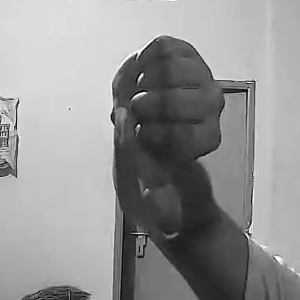
#> input picture gesture/dataset/train/THUMBS_DOWN/THUMBS_DOWN_0000.png, 300 x 300 px, found by its file name; its folder holds only this picture in this run
$ python train.py
#> lines starting #> are read from the running program, lines starting #| are printed output that depends on the picture
import os
import cv2
import numpy as np

# ==================== CONFIGURATION ====================
DATA_DIR = "./dataset/train"
MODEL_SAVE_PATH = "knn_model_data.npz"
IMG_SIZE = 64
K = 3  # Number of neighbors for KNN classification
# =======================================================

# Initialize OpenCV HOG Descriptor for shape features
hog = cv2.HOGDescriptor(
    _winSize=(IMG_SIZE, IMG_SIZE),
    _blockSize=(16, 16),
    _blockStride=(8, 8),
    _cellSize=(8, 8),
    _nbins=9
)

def extract_hog_features(img_path):
    img = cv2.imread(img_path, cv2.IMREAD_GRAYSCALE)
#> img is the input picture: shape (300, 300); min 1, max 255, mean 149.6
    if img is None:
        return None

    # Ensure uniform image dimensions
    img = cv2.resize(img, (IMG_SIZE, IMG_SIZE))
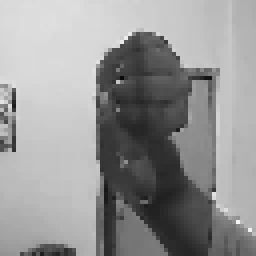
#> img: shape (64, 64) (shown 4 times larger); min 10, max 246, mean 149.1

    # Compute HOG feature vector
    features = hog.compute(img)
#> features = 1764 values, max 0.488 at index 532, min 0 at index 3, mean 0.125
    if features is not None:
        return features.flatten().astype(np.float32)
    return None

def load_dataset():
    X = []
    y = []

    # Discover class directories (a, b, c, etc.)
    if not os.path.exists(DATA_DIR):
        print(f"[ERROR] Dataset directory '{DATA_DIR}' not found!")
        return None, None, None

    classes = sorted([d for d in os.listdir(DATA_DIR) if os.path.isdir(os.path.join(DATA_DIR, d))])

    if len(classes) == 0:
        print(f"[ERROR] No class folders found inside '{DATA_DIR}'!")
        return None, None, None

    print(f"[INFO] Detected ASL Classes: {classes}")

    for idx, cls_name in enumerate(classes):
        cls_path = os.path.join(DATA_DIR, cls_name)
        count = 0
        for img_name in os.listdir(cls_path):
            img_path = os.path.join(cls_path, img_name)
            features = extract_hog_features(img_path)
            if features is not None:
                X.append(features)
                y.append(idx)
                count += 1
        print(f"[INFO] Loaded {count} samples for class '{cls_name.upper()}'")
#> pass 2 of the loop in load_dataset, `for idx, cls_name in enumerate(classes):`:
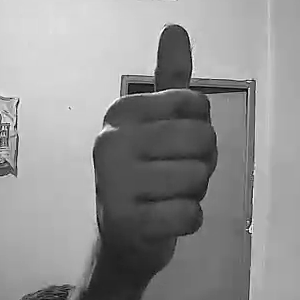
#> input picture gesture/dataset/train/THUMBS_UP/THUMBS_UP_0000.png, 300 x 300 px, found by its file name
#> in extract_hog_features, img is the input picture: shape (300, 300); min 3, max 255, mean 145.2
#> in extract_hog_features (call 2), `img = cv2.resize(img, (IMG_SIZE, IMG_SIZE))`:
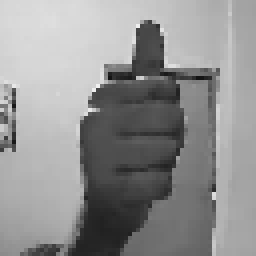
#> img: shape (64, 64) (shown 4 times larger); min 19, max 240, mean 145.3
#> in extract_hog_features (call 2), `features = hog.compute(img)`: features = 1764 values, max 0.463 at index 414, min 0 at index 190, mean 0.124

    X_train = np.array(X, dtype=np.float32)
    y_train = np.array(y, dtype=np.int64)

    # Normalize feature vectors (crucial for accurate Euclidean distance calculation in KNN)
    X_train = X_train / (np.linalg.norm(X_train, axis=1, keepdims=True) + 1e-9)

    return X_train, y_train, np.array(classes)

print("[INFO] Processing dataset and extracting HOG features...")
X_train, y_train, classes = load_dataset()
#> y_train = [0, 1]

if X_train is None or len(X_train) == 0:
    print("[ERROR] Training aborted due to empty dataset.")
    exit(1)

print(f"[INFO] Total training samples: {len(X_train)} | Feature vector size: {X_train.shape[1]}")
#| [INFO] Total training samples: 2 | Feature vector size: 1764

# Save training data, labels, and class names into the required npz file format
np.savez(
    MODEL_SAVE_PATH,
    X_train=X_train,
    y_train=y_train,
    classes=classes
)

print(f"[SUCCESS] Training features successfully saved to '{MODEL_SAVE_PATH}'!")
print("You can now run your PyQt5 bounding box overlay script to test real-time sign recognition.")
